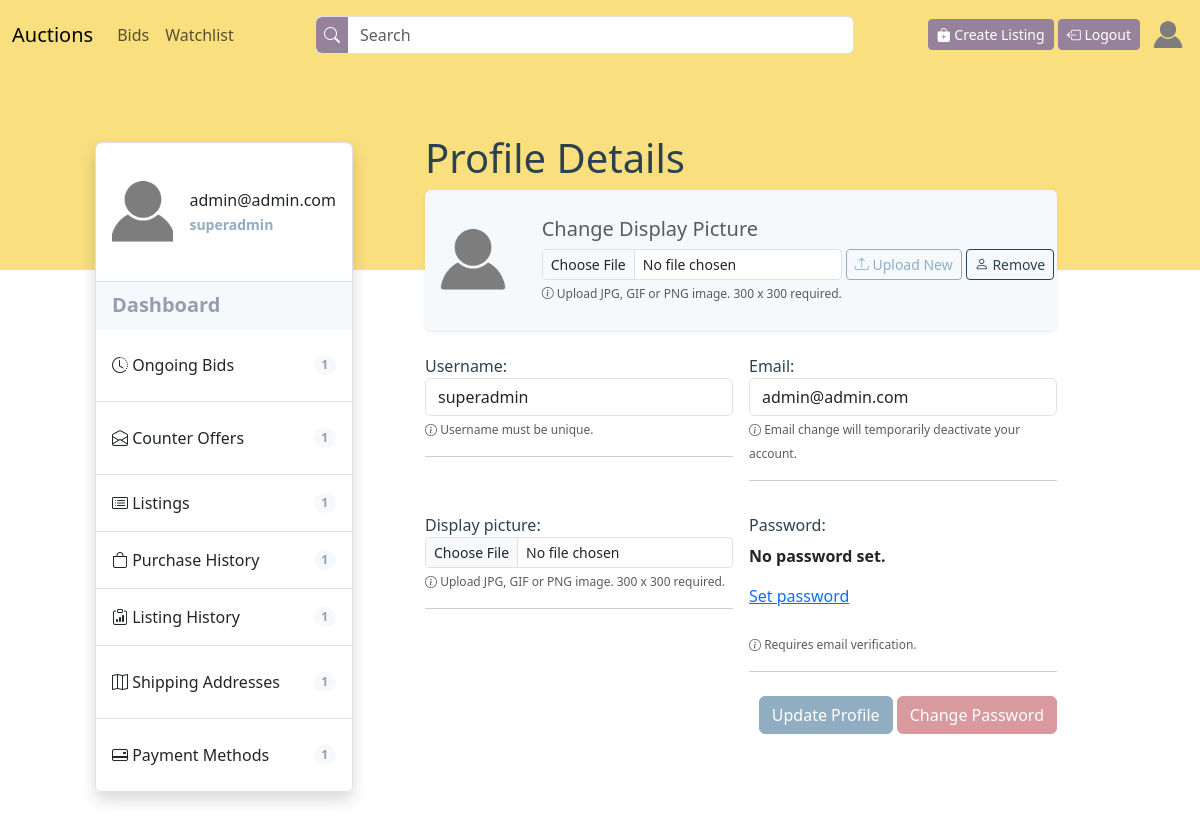
Before: /users/profile (signed in) with the older database file.
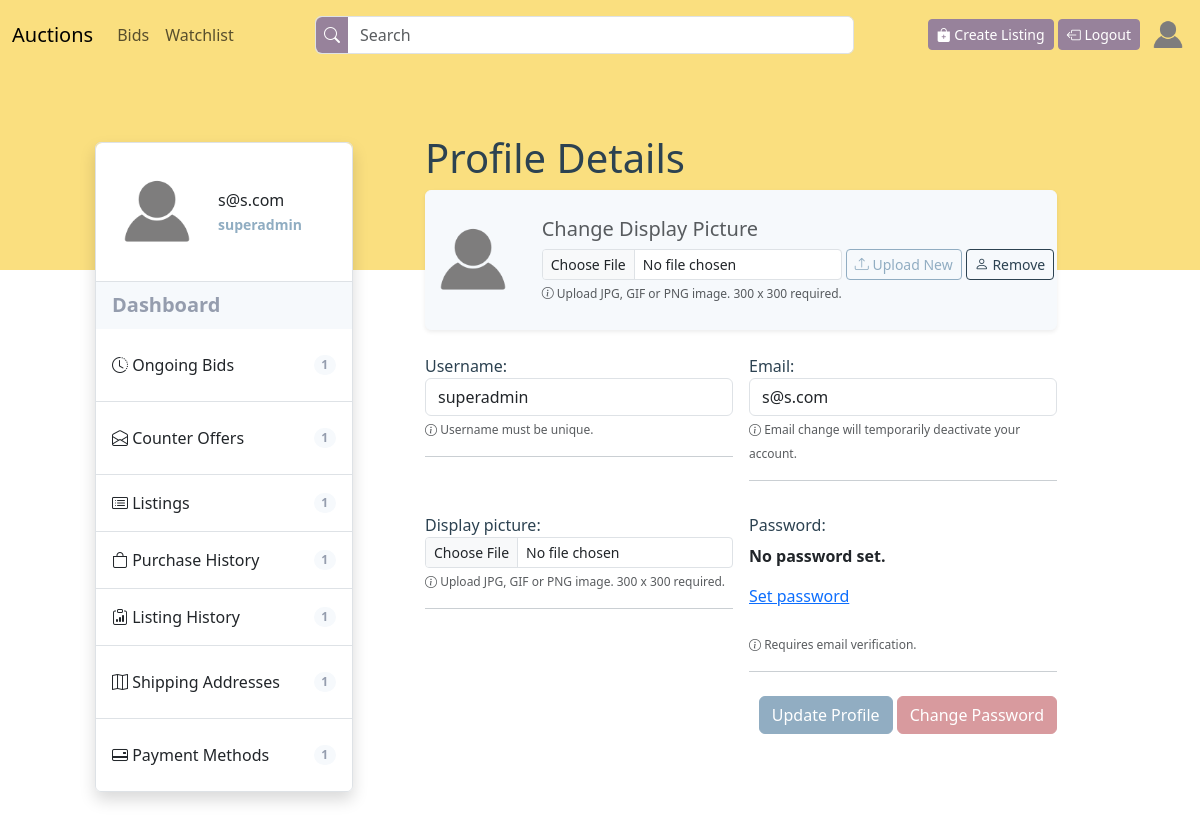
After: the same page with the newer database file.
### users/models.py (models this page shows, shortened)
class User(AbstractUser):
    email = models.EmailField(unique=True)
    watchlist = models.ManyToManyField(
        'auctions.Listing')
    is_oauth_registered = models.BooleanField(default=False)
    display_picture = models.ImageField(
        upload_to='display-pictures/', max_length=250, default='display-pictures/default-dp.png')
    email_verification_token = models.CharField(
        max_length=200, null=True, blank=True)
    forget_password_token = models.CharField(
        max_length=200, null=True, blank=True)
    previous_email = models.EmailField(null=True, default=None)

### users/views.py (the view, shortened to what this page needs)
# urls.py: path("profile", views.user_profile, name='profile'),
@login_required(login_url=settings.LOGIN_URL)
def user_profile(request):
    user = request.user
    user_dict = {'username': user.username, 'email': user.email}
    form = UserUpdateForm(initial=user_dict)
    return render(request, 'users/profile-details.html', {'user': user, 'form': form, })

### users/templates/users/profile-details.html (shortened to what this page needs)
{% extends "users/profile-layout.html" %}
{% block child%}
<h4 class="display-6">Profile Details </h4>
<div class="card py-4 px-xl-0 px-3 list-bg shadow-sm">
    <div class="row align-items-center justify-content-center">
        <div class="col-auto my-xl-0 my-2">
            <img src="{{user.display_picture.url}}" class="thumbnail-image">
        </div>
        <div class="col-auto text-xl-start text-center my-xl-0 my-2">
            <h4 class="text-muted lead">Change Display Picture</h4>
            <form method="post" enctype="multipart/form-data"
                class="row g-1 align-items-start justify-content-center px-xl-0 px-2">
                <div class="col-auto" id="display-picture-section">
                    {{ form.display_picture }}
                    <small class="text-muted small-custom"><i class="bi bi-info-circle"></i>
                        {{form.display_picture.help_text}}</small>
                </div>
                <div class="col-auto">
                    <button type="submit" class="btn btn-outline-primary btn-sm loader-on-click w-100"><i
                            class="bi bi-upload"></i>
                        Upload New</button>
                </div>
                <div class="col-auto">
                    <a class="btn btn-outline-dark btn-sm w-100" href="{% url 'profile' %}?remove_picture"><i
                            class="bi bi-person"></i>
                        Remove</a>
                </div>
            </form>
        </div>
    </div>
</div>
<form class="my-4" action="{% url 'profile' %}" method="post" id="email-form" enctype="multipart/form-data">
    <div class="row g-3 align-items-start justify-content-between">
        {% for field in form%}
        <div class="col-xl-6 col-12 form-group px-2">
            <label class="fw-medium lead fs-6" for="{{field.id_for_label}}">{{field.label}}: </label>
            {{ field }}
            {% if field.help_text%}
            <small class="text-muted small-custom"><i class="bi bi-info-circle"></i>
                {{field.help_text}}</small>
            {% endif %}
            <hr>
        </div>
        {% endfor %}
    </div>
    <div class="text-end">
        <button type="button" class="btn btn-primary mt-2" onClick="confirmProfileChange()" id="email-form-button">Update
            Profile</button>
        <a class="btn btn-danger loader-on-click mt-2" href="{% url 'forgot-password' %}">Change
            Password
        </a>
    </div>
</form>
{% endblock child %}

### users/templates/users/profile-layout.html
{% extends "auctions/layout.html" %}
{% block body %}
<div class="backdrop">
</div>
<div class="container-fluid p-5 overlap-container">
    <div class="row align-items-start justify-content-center">
        <div class="col-xl-3 col-12 mt-xl-4 mt-4">
            <ul class="list-group list-group-flush border rounded shadow">
                <li class="list-group-item d-flex justify-content-start align-items-center py-4 border-none">
                    <img src="{{user.display_picture.url}}" class="thumbnail-image">
                    <div class="ms-3 fw-medium">
                        {{request.user.email}}
                        <br>
                        <small class="fw-bold highlighted-text">{{request.user.username}}</small>
                    </div>
                </li>
                <li class="list-group-item list-bg d-flex justify-content-between align-items-center fw-bold lead">
                    Dashboard
                </li>
                <li class="list-group-item list">
                    <a class="d-flex justify-content-between align-items-center lead py-3 fs-6"
                        href="{% url 'ongoing-bids' %}">
                        <span><i class="bi bi-clock-history"></i> Ongoing Bids</span>
                        <span class="badge badge-bd rounded-pill">1</span>
                    </a>
                </li>
                <li class="list-group-item list">
                    <a class="d-flex justify-content-between align-items-center lead py-3 fs-6"
                        href="{% url 'counter-offers' %}">
                        <span><i class="bi bi-envelope-open"></i> Counter Offers</span>
                        <span class="badge badge-bd rounded-pill">1</span>
                    </a>
                </li>
                <li class="list-group-item list d-flex justify-content-between align-items-center lead py-3 fs-6">
                    <span><i class="bi bi-card-list"></i> Listings </span>
                    <span class="badge badge-bd rounded-pill">1</span>
                </li>
                <li class="list-group-item list d-flex justify-content-between align-items-center lead py-3 fs-6">
                    <span><i class="bi bi-bag"></i> Purchase History</span>
                    <span class="badge badge-bd rounded-pill">1</span>
                </li>
                <li class="list-group-item list d-flex justify-content-between align-items-center lead py-3 fs-6">
                    <span><i class="bi bi-clipboard-data"></i> Listing History</span>
                    <span class="badge badge-bd rounded-pill">1</span>
                </li>
                <li class="list-group-item list">
                    <a class="d-flex justify-content-between align-items-center lead py-3 fs-6"
                        href="{% url 'view-shipping-address' %}">
                        <span><i class="bi bi-map"></i> Shipping Addresses</span>
                        <span class="badge badge-bd rounded-pill">1</span>
                    </a>
                </li>
                <li class="list-group-item list">
                    <a class="d-flex justify-content-between align-items-center lead py-3 fs-6"
                        href="{% url 'view-payment-methods' %}">
                        <span><i class="bi bi-credit-card-2-back"></i> Payment Methods</span>
                        <span class="badge badge-bd rounded-pill">1</span>
                    </a>
                </li>
            </ul>
        </div>
        <div class="col-xl-8 col-12 mt-xl-0 mt-5">
            <div class="px-xl-5 px-0 py-3" id="user-profile-content-container">
                {% block child %}
                {% endblock child%}
            </div>
        </div>
    </div>
</div>
{% endblock %}

### auctions/templates/auctions/layout.html (shortened to what this page needs)
{% load static %}
<!DOCTYPE html>
<html lang="en">
<head>
    <link href="https://cdn.jsdelivr.net/npm/bootstrap@5.3.2/dist/css/bootstrap.min.css" rel="stylesheet"
>
    <link href="{% static 'commerce/styles.css' %}" rel="stylesheet">
    <link rel="stylesheet" href="https://cdn.jsdelivr.net/npm/sweetalert2@11.0.19/dist/sweetalert2.min.css">
    <link rel="stylesheet" href="https://cdn.jsdelivr.net/npm/bootstrap-icons@1.11.2/font/bootstrap-icons.min.css">
</head>
<body>
    <nav class="navbar navbar-expand-lg sticky-top bg-background-tertiary" style="background-color: var(--nav);">
        <div class="container-fluid">
            <a class="navbar-brand" href="{% url 'index' %}">Auctions</a>
            <div class="collapse navbar-collapse" id="navbarSupportedContent">
                <ul class="navbar-nav me-auto mb-2 mb-lg-0">
                    {% if user.is_authenticated %}
                    <li class="nav-item">
                        <a class="nav-link" href="{% url 'user_bids' %}">Bids</a>
                    </li>
                    <li class="nav-item">
                        <a class="nav-link" href="{% url 'index' %}">Watchlist</a>
                    </li>
                    {% endif %}
                </ul>
                <form class="d-flex w-50 me-auto my-2 form-control p-0" role="search" action="{% url 'search' %}"
                    menthod="POST">
                    <button type="submit" style="background-color: var(--custom-secondary); border-width: 0px;"
                        class="text-white rounded-start px-2"><i class="bi bi-search"></i>
                    </button>
                    <input class="form-control w-100 ms-0" type="search" placeholder="Search" aria-label="Search"
                        style="border-width: 0px;">
                </form>
                <div class="float-lg-end float-start">
                    <a class="btn btn-secondary btn-sm mt-1" href="{% url 'create-listing' %}"><i
                            class="bi bi-bag-plus-fill"></i>
                        Create Listing</a>
                    {% if user.is_authenticated %}
                    <a class="btn btn-secondary btn-sm mt-1" href="{% url 'logout' %}"><i
                            class="bi bi-box-arrow-left"></i>
                        Logout</a>
                    {% else %}
                    <a class="btn btn-secondary btn-sm mt-1" href="{% url 'login' %}"><i
                            class="bi bi-box-arrow-in-right"></i> Login</a>
                    <a class="btn btn-secondary btn-sm mt-1" href="{% url 'register' %}"><i
                            class="bi bi-person-plus-fill"></i> Register</a>
                    {% endif %}
                    {% if user.is_authenticated %}
                    <a class="ms-2 ali float-end" href="{% url 'profile' %}">
                        <div style="width: 40px; height: 40px; overflow: hidden; border-radius: 50%;">
                            <img src="{{user.display_picture.url}}"
                                style="height:100%; width: 100%; object-fit: cover;">
                        </div>
                    </a>
                </div>
                {% endif %}
            </div>
        </div>
    </nav>
    {% block body %}
    {% endblock %}
</body>
</html>

### commerce/static/commerce/styles.css (style rules this page uses)
:root { --custom-bg: #FADF7F; --nav: #FADF7F; --custom-danger: #D89A9E; --custom-success: #06908F; --custom-dark: #2C4251; --custom-primary: #91ADC2; --custom-secondary: #97829B; }
ul li a { color: inherit; text-decoration: none; }
.overlap-container { margin-top: -200px; }
.small-custom { font-size: 12px; }
.backdrop { width: 100%; min-height: 200px; background-color: var(--custom-bg); }
.thumbnail-image { width: 90px; height: 90px; overflow: hidden; object-fit: cover; border-radius: 10%; }
.badge-bd { background-color: #F6F9FC; border-color: #F6F9FC; color: #959DAE; }
.list-bg { background-color: #F6F9FC; border-color: #F6F9FC; color: #959DAE; }
.highlighted-text { color: #90ADC2; }
.btn-primary { background-color: var(--custom-primary); border-color: var(--custom-primary); }
.btn-outline-primary { border-color: var(--custom-primary); color: var(--custom-primary) }
.btn-secondary { background-color: var(--custom-secondary); border-color: var(--custom-secondary); }
.btn-danger { background-color: var(--custom-danger); border-color: var(--custom-danger); }
.btn-outline-dark { border-color: var(--custom-dark); color: var(--custom-dark) }
html, body { height: 100%; margin: 0; color: var(--custom-dark) }

Changed rows visible on the page:
changed User "No password set. Set password": user.email "admin@admin.com" → "s@s.com"; email "admin@admin.com" → "s@s.com"
